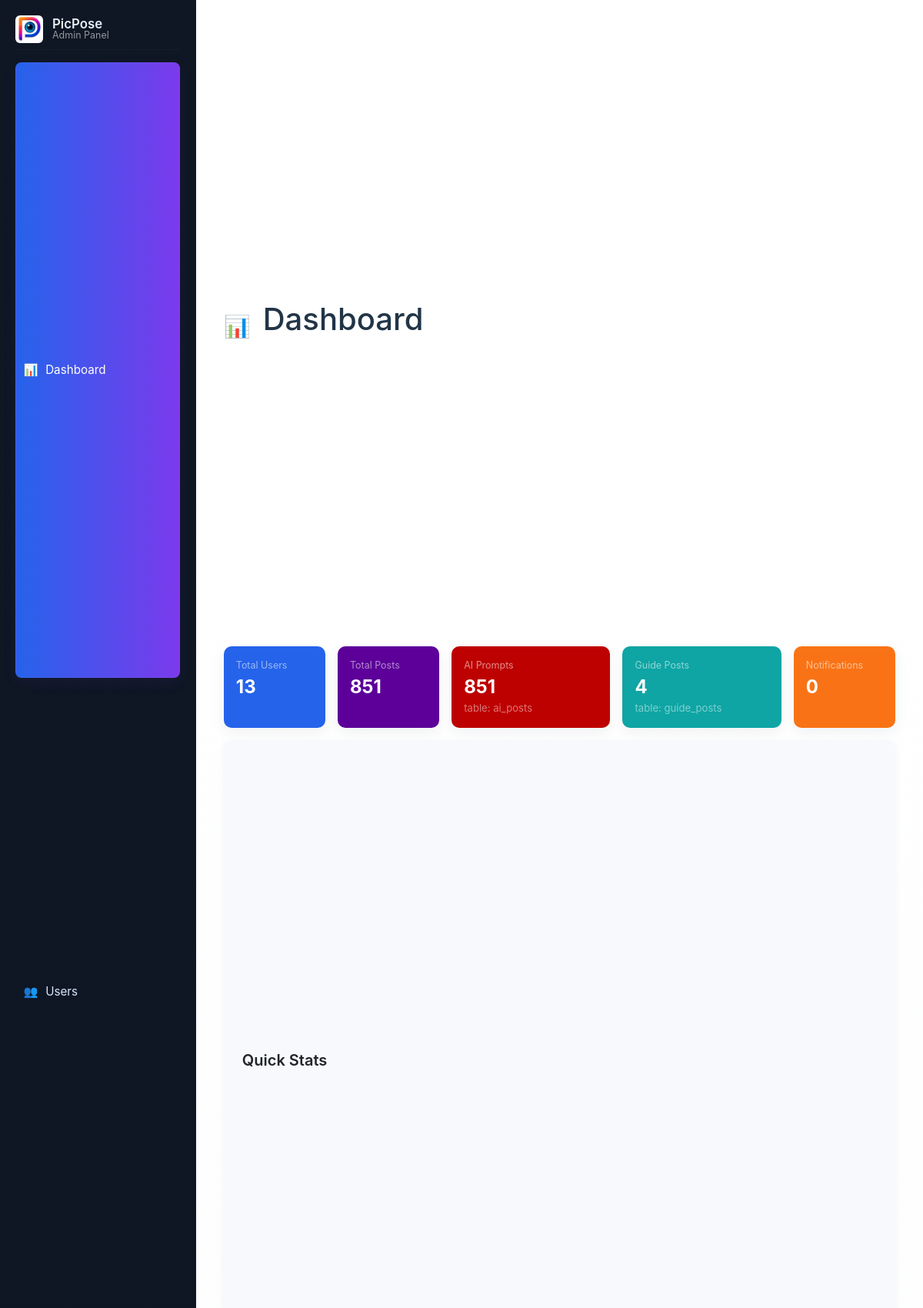
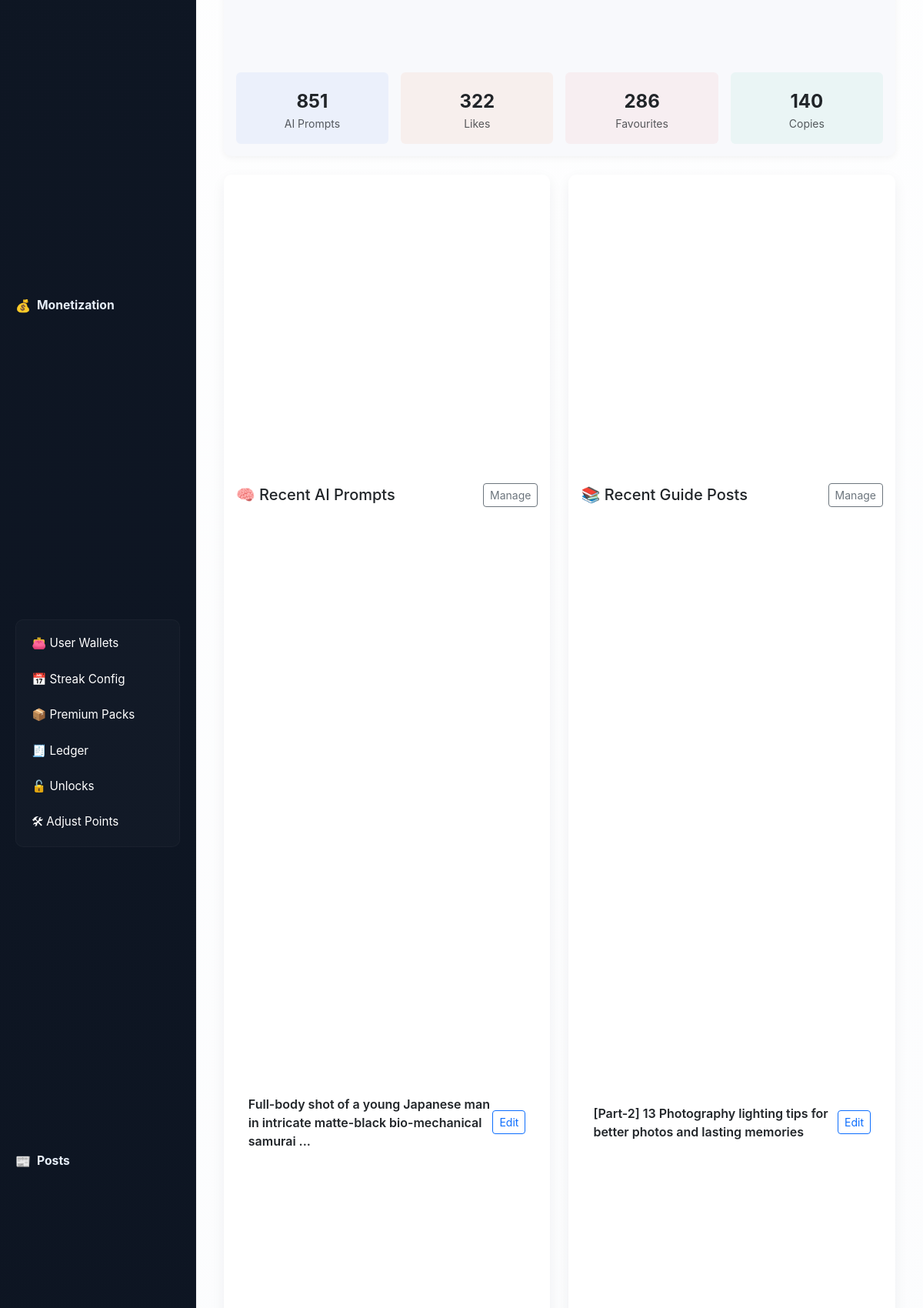
Page /index.php (signed in, upper part) on the committed database (2 pictures, top to bottom).
### tables this page shows
CREATE TABLE `ai_posts` (
  `id` int(11) NOT NULL,
  `title` varchar(255) NOT NULL,
  `category_id` int(11) NOT NULL,
  `short_description` varchar(500) DEFAULT NULL,
  `prompt_text` text NOT NULL,
  `image_url1` varchar(255) NOT NULL,
  `image_url2` varchar(255) DEFAULT NULL,
  `tags` text DEFAULT NULL,
  `external_id` varchar(255) DEFAULT NULL,
  `status` enum('draft','pending_review','published','archived','blocked') NOT NULL DEFAULT 'draft',
  `moderation_flags` longtext DEFAULT NULL,
  `reviewed_by` varchar(255) DEFAULT NULL,
  `reviewed_at` datetime DEFAULT NULL,
  `priority` int(11) NOT NULL DEFAULT 0,
  `is_popular` tinyint(1) NOT NULL DEFAULT 0,
  `is_featured` tinyint(1) NOT NULL DEFAULT 0,
  `likes` int(11) NOT NULL DEFAULT 0,
  `favorites` int(11) NOT NULL DEFAULT 0,
  `created_at` timestamp NULL DEFAULT current_timestamp(),
  `updated_at` timestamp NULL DEFAULT NULL,
  `copies` int(11) DEFAULT 0,
  `views` int(11) DEFAULT 0
);

CREATE TABLE `guide_posts` (
  `id` int(11) NOT NULL,
  `title` varchar(255) NOT NULL,
  `category_id` int(11) NOT NULL,
  `short_description` varchar(500) DEFAULT NULL,
  `content` longtext DEFAULT NULL,
  `image_url1` varchar(255) DEFAULT NULL,
  `images` text DEFAULT NULL,
  `videos` text DEFAULT NULL,
  `content_blocks` longtext DEFAULT NULL,
  `tags` text DEFAULT NULL,
  `external_id` varchar(255) DEFAULT NULL,
  `status` enum('draft','pending_review','published','archived','blocked') NOT NULL DEFAULT 'draft',
  `moderation_flags` longtext DEFAULT NULL,
  `reviewed_by` varchar(255) DEFAULT NULL,
  `reviewed_at` datetime DEFAULT NULL,
  `priority` int(11) NOT NULL DEFAULT 0,
  `is_popular` tinyint(1) NOT NULL DEFAULT 0,
  `is_featured` tinyint(1) NOT NULL DEFAULT 0,
  `likes` int(11) NOT NULL DEFAULT 0,
  `views` int(11) NOT NULL DEFAULT 0,
  `favorites` int(11) NOT NULL DEFAULT 0,
  `created_at` timestamp NULL DEFAULT current_timestamp(),
  `updated_at` timestamp NULL DEFAULT NULL
);

### index.php (the view, shortened to what this page needs)
<?php
require 'config.php';
function h($v) { return htmlspecialchars($v ?? '', ENT_QUOTES); }
$docRoot = rtrim($_SERVER['DOCUMENT_ROOT'] ?? '', '/');
$linkPrefix = '';
if ($docRoot && (file_exists($docRoot . '/views/ai_posts/manage_ai_posts.php') || file_exists($docRoot . '/views/ai_posts/edit_ai_post.php'))) {
    $linkPrefix = '';
} elseif (defined('BASE_PATH') && BASE_PATH !== null && BASE_PATH !== '') {
    $linkPrefix = rtrim((string)BASE_PATH, '/');
} else {
    $scriptName = $_SERVER['SCRIPT_NAME'] ?? '';
    $linkPrefix = rtrim(dirname($scriptName), '/\\');
    if ($linkPrefix === '/' || $linkPrefix === '\\') $linkPrefix = '';
}
function listTables($conn) {
    $out = [];
    $res = @$conn->query("SHOW TABLES");
    if ($res) {
        while ($r = $res->fetch_row()) $out[] = $r[0];
    }
    return $out;
}
function pickExistingTable($conn, $candidates) {
    $tables = listTables($conn);
    $map = [];
    foreach ($tables as $t) $map[strtolower($t)] = $t;
    foreach ($candidates as $cand) {
        $lc = strtolower($cand);
        if (isset($map[$lc])) return $map[$lc];
    }
    foreach ($tables as $t) {
        $tl = strtolower($t);
        foreach ($candidates as $cand) {
            if (strpos($tl, strtolower($cand)) !== false) return $t;
        }
    }
    return null;
}
function getCountFromTable($conn, $table) {
    $table = preg_replace('/[^a-z0-9_]/i', '', $table);
    $res = @$conn->query("SHOW TABLES LIKE '" . $conn->real_escape_string($table) . "'");
    $r = @$conn->query("SELECT COUNT(*) AS cnt FROM `" . $conn->real_escape_string($table) . "`");
    if ($r) {
        $row = $r->fetch_assoc();
        return (int)($row['cnt'] ?? 0);
    }
    return 0;
}
function detectDisplayColumn($conn, $table, $candidates = []) {
    $colsRes = @$conn->query("SHOW COLUMNS FROM `" . $conn->real_escape_string($table) . "`");
    $cols = [];
    while ($c = $colsRes->fetch_assoc()) $cols[] = $c['Field'];
    foreach ($candidates as $cand) {
        if (in_array($cand, $cols)) return $cand;
    }
    return 'id';
}
$aiCandidates = ['ai_posts','ai_prompts','ai_post','ai_prompt','ai','daily_tips'];
$guideCandidates = ['guide_posts','guides','guide_post','guide'];
$aiTable = pickExistingTable($conn, $aiCandidates);
$guideTable = pickExistingTable($conn, $guideCandidates);
$postsTable = pickExistingTable($conn, ['posts','post','all_posts']);
$total_ai = 0;
$total_guides = 0;
$aiFoundBy = null;
$guideFoundBy = null;
if ($aiTable) {
    $total_ai = getCountFromTable($conn, $aiTable);
    $aiFoundBy = "table: {$aiTable}";
}
if ($guideTable) {
    $total_guides = getCountFromTable($conn, $guideTable);
    $guideFoundBy = "table: {$guideTable}";
}
$total_users = getCountFromTable($conn, 'users');
$total_notifications = getCountFromTable($conn, 'notifications');
$aiStats = $conn->query("SELECT COUNT(*) AS total_prompts,
    COALESCE(SUM(likes),0) AS total_likes,
    COALESCE(SUM(favorites),0) AS total_favorites,
    COALESCE(SUM(copies),0) AS total_copies
    FROM ai_posts");
if ($aiStats && $row = $aiStats->fetch_assoc()) {
    $total_prompts = (int)$row['total_prompts'];
    $total_likes = (int)$row['total_likes'];
    $total_favorites = (int)$row['total_favorites'];
    $total_copies = (int)$row['total_copies'];
    $conn->query("REPLACE INTO dashboard_cache
        (id,total_prompts,total_likes,total_favorites,total_copies,updated_at)
        VALUES (1,{$total_prompts},{$total_likes},{$total_favorites},{$total_copies},NOW())");
} else {
    $total_prompts = $total_likes = $total_favorites = $total_copies = 0;
}
$total_posts = 0;
if ($postsTable) {
    $total_posts = getCountFromTable($conn, $postsTable);
}
$recent_ai = [];
if ($aiTable) {
    $useTable = $aiTable;
    $displayCandidates = ['prompt_text','short_description','prompt','title','tip_text','post_title','name','heading','content'];
    $displayCol = detectDisplayColumn($conn, $useTable, $displayCandidates) ?: 'id';
    $displayColEsc = $conn->real_escape_string($displayCol);
    $where = '';
    if ($useTable === $postsTable && $postsTable) {
        $colsRes = @$conn->query("SHOW COLUMNS FROM `" . $conn->real_escape_string($postsTable) . "`");
        $colsLower = [];
        $colsMap = [];
        while ($c = $colsRes->fetch_assoc()) {
            $colsLower[] = strtolower($c['Field']);
            $colsMap[strtolower($c['Field'])] = $c['Field'];
        }
        $typeCol = null;
        if ($typeCol) {
            $tcEsc = $conn->real_escape_string($typeCol);
            $where = " WHERE `$tcEsc` IN ('picpose_ai','ai','ai_post','ai_prompt','prompt') OR `$tcEsc` LIKE '%ai%'";
        } else {
            $possibleTextCols = ['title','prompt_text','prompt','short_description','name','heading','post_title','content','body','description','tip_text'];
            $have = [];
            foreach ($possibleTextCols as $pc) {
                if (in_array($pc, $colsLower)) $have[] = $colsMap[$pc];
            }
            if (!empty($have)) {
                $conds = [];
                $like = $conn->real_escape_string('ai');
                foreach ($have as $cname) {
                    $cEsc = $conn->real_escape_string($cname);
                    $conds[] = "COALESCE(`$cEsc`,'') LIKE '%{$like}%'";
                }
                $where = " WHERE (" . implode(' OR ', $conds) . ")";
            } else {
                $where = "";
            }
        }
    }
    $sql = "SELECT `id`, `" . $displayColEsc . "` AS display FROM `" . $conn->real_escape_string($useTable) . "`" . $where . " ORDER BY id DESC LIMIT 5";
    $r = @$conn->query($sql);
    if ($r) while ($row = $r->fetch_assoc()) $recent_ai[] = $row;
}
$recent_guides = [];
if ($guideTable) {
    $useTable = $guideTable;
    $displayCandidates = ['title','name','heading','post_title','content'];
    $displayCol = detectDisplayColumn($conn, $useTable, $displayCandidates) ?: 'id';
    $displayColEsc = $conn->real_escape_string($displayCol);
    $where = '';
    $sql = "SELECT `id`, `" . $displayColEsc . "` AS display FROM `" . $conn->real_escape_string($useTable) . "`" . $where . " ORDER BY id DESC LIMIT 5";
    $r = @$conn->query($sql);
    if ($r) while ($row = $r->fetch_assoc()) $recent_guides[] = $row;
}
include 'includes/header.php';
?>
<div id="main-area" class="container-fluid" style="max-width:1200px;">
    <div class="page-header mb-3">
        <div class="d-flex align-items-center gap-3">
            <span style="font-size:28px;">📊</span>
            <div>
                <h1 class="mb-0">Dashboard</h1>
                <div class="small-muted">Overview of users, posts and recent activity</div>
            </div>
        </div>
    </div>
    <div class="row g-3 mb-4">
        <div class="col-sm-6 col-md-2">
            <div class="card p-3 h-100" style="background:#2563eb;color:#fff;">
                <div class="small-muted">Total Users</div>
                <div class="fs-4 fw-bold"><?php echo h($total_users); ?></div>
            </div>
        </div>
        <div class="col-sm-6 col-md-2">
            <div class="card p-3 h-100" style="background:#5c0099;color:#fff;">
                <div class="small-muted">Total Posts</div>
                <div class="fs-4 fw-bold"><?php echo h($total_posts); ?></div>
            </div>
        </div>
        <div class="col-sm-6 col-md-3">
            <div class="card p-3 h-100" style="background:#bd0000;color:#fff;">
                <div class="small-muted">AI Prompts</div>
                <div class="fs-4 fw-bold"><?php echo h($total_ai); ?></div>
                <?php if ($aiFoundBy): ?><div class="small-muted" style="opacity:.85;font-size:.82rem;"><?php echo h($aiFoundBy); ?></div><?php endif; ?>
            </div>
        </div>
        <div class="col-sm-6 col-md-3">
            <div class="card p-3 h-100" style="background:#0ea5a4;color:#fff;">
                <div class="small-muted">Guide Posts</div>
                <div class="fs-4 fw-bold"><?php echo h($total_guides); ?></div>
                <?php if ($guideFoundBy): ?><div class="small-muted" style="opacity:.85;font-size:.82rem;"><?php echo h($guideFoundBy); ?></div><?php endif; ?>
            </div>
        </div>
        <div class="col-sm-6 col-md-2">
            <div class="card p-3 h-100" style="background:#f97316;color:#fff;">
                <div class="small-muted">Notifications</div>
                <div class="fs-4 fw-bold"><?php echo h($total_notifications); ?></div>
            </div>
        </div>
<div class="col-12 mt-3">
    <div class="card p-3" style="background:#f8f9fc; border:none; box-shadow:0 2px 10px rgba(0,0,0,0.05);">
        <div class="d-flex align-items-center mb-3">
            <h5 class="mb-0 fw-semibold text-dark">Quick Stats</h5>
        </div>
        <div class="row text-center g-3">
            <div class="col-6 col-md-3">
                <div class="p-3 rounded" style="background:rgba(37,99,235,0.06);">
                    <div class="fw-bold fs-4 text-dark"><?= h($total_prompts); ?></div>
                    <div class="small text-muted">AI Prompts</div>
                </div>
            </div>
            <div class="col-6 col-md-3">
                <div class="p-3 rounded" style="background:rgba(234,88,12,0.06);">
                    <div class="fw-bold fs-4 text-dark"><?= h($total_likes); ?></div>
                    <div class="small text-muted">Likes</div>
                </div>
            </div>
            <div class="col-6 col-md-3">
                <div class="p-3 rounded" style="background:rgba(239,68,68,0.06);">
                    <div class="fw-bold fs-4 text-dark"><?= h($total_favorites); ?></div>
                    <div class="small text-muted">Favourites</div>
                </div>
            </div>
            <div class="col-6 col-md-3">
                <div class="p-3 rounded" style="background:rgba(16,185,129,0.06);">
                    <div class="fw-bold fs-4 text-dark"><?= h($total_copies); ?></div>
                    <div class="small text-muted">Copies</div>
                </div>
            </div>
        </div>
    </div>
</div>
    </div>
    <div class="row g-4">
        <div class="col-md-6">
            <div class="card p-3 h-100">
                <div class="d-flex align-items-center mb-3">
                    <h5 class="mb-0">🧠 Recent AI Prompts</h5>
                    <div class="ms-auto">
                        <a href="<?php echo h(($linkPrefix ?: '') . '/views/ai_posts/manage_ai_posts.php'); ?>" class="btn btn-sm btn-outline-secondary">Manage</a>
                    </div>
                </div>
                <?php if (!$aiTable && !$aiFoundBy): ?>
                    <div class="text-muted">No AI prompts table found (expected: <?php echo h(implode(', ', $aiCandidates)); ?>).</div>
                <?php else: if (empty($recent_ai)): ?>
                    <div class="text-muted">No AI prompts yet.</div>
                <?php else: ?>
                    <ul class="list-group list-group-flush">
                        <?php foreach ($recent_ai as $r): ?>
                            <li class="list-group-item d-flex align-items-center">
                                <div style="flex:1;">
                                    <div class="fw-semibold"><?php echo h(mb_strimwidth($r['display'] ?? '', 0, 90, '...')); ?></div>
                                </div>
                                <div>
                                    <a href="<?php echo h(($linkPrefix ?: '') . '/views/ai_posts/edit_ai_post.php?id=' . (int)$r['id']); ?>" class="btn btn-sm btn-outline-primary">Edit</a>
                                </div>
                            </li>
                        <?php endforeach; ?>
                    </ul>
                <?php endif; endif; ?>
            </div>
        </div>
        <div class="col-md-6">
            <div class="card p-3 h-100">
                <div class="d-flex align-items-center mb-3">
                    <h5 class="mb-0">📚 Recent Guide Posts</h5>
                    <div class="ms-auto">
                        <a href="<?php echo h(($linkPrefix ?: '') . '/views/guide_posts/manage_guides.php'); ?>" class="btn btn-sm btn-outline-secondary">Manage</a>
                    </div>
                </div>
                <?php if (!$guideTable && !$guideFoundBy): ?>
                    <div class="text-muted">No Guide posts table found (expected: <?php echo h(implode(', ', $guideCandidates)); ?>).</div>
                <?php else: if (empty($recent_guides)): ?>
                    <div class="text-muted">No guide posts yet.</div>
                <?php else: ?>
                    <ul class="list-group list-group-flush">
                        <?php foreach ($recent_guides as $r): ?>
                            <li class="list-group-item d-flex align-items-center">
                                <div style="flex:1;">
                                    <div class="fw-semibold"><?php echo h(mb_strimwidth($r['display'] ?? '', 0, 90, '...')); ?></div>
                                </div>
                                <div>
                                    <a href="<?php echo h(($linkPrefix ?: '') . '/views/guide_posts/edit_guide_post.php?id=' . (int)$r['id']); ?>" class="btn btn-sm btn-outline-primary">Edit</a>
                                </div>
                            </li>
                        <?php endforeach; ?>
                    </ul>
                <?php endif; endif; ?>
            </div>
        </div>
    </div>
</div>
<?php
include 'includes/footer.php';

### assets/css/style.css (style rules this page uses)
:root { --sidebar-bg-start: #0f1724; --sidebar-bg-end: #0b1220; --sidebar-text: #e6eef8; --muted: rgba(255,255,255,0.55); --accent-start: #2563eb; --accent-end: #7c3aed; }
html, body { height: 100%; margin: 0; font-family: "Inter", system-ui, -apple-system, "Segoe UI", Roboto, "Helvetica Neue", Arial; background: #f6f8fb; color: #213547; }
.d-flex { display: flex; min-height: 100vh; box-sizing: border-box; }
.card { border-radius: 10px; box-shadow: 0 6px 18px rgba(21, 32, 43, 0.06); border: none; }
.small-muted { font-size: .86rem; color: #6b7280; }

### includes/sidebar.php (style rules this page uses)
.small-muted { font-size:.78rem; color:rgba(255,255,255,0.55); }

### rows in the picture
ai_posts: prompt_text "Full-body shot of a young Japanese man in intricate matte-black bio-mechanical samurai ..."
guide_posts: title "[Part-2] 13 Photography lighting tips for better photos and lasting memories"

### other values in the picture
$total_users "13"
$total_posts "851"
$total_ai "851"
$aiFoundBy "table: ai_posts"
$total_guides "4"
$guideFoundBy "table: guide_posts"
$total_notifications "0"
$total_prompts "851"
$total_likes "322"
$total_favorites "286"
$total_copies "140"
